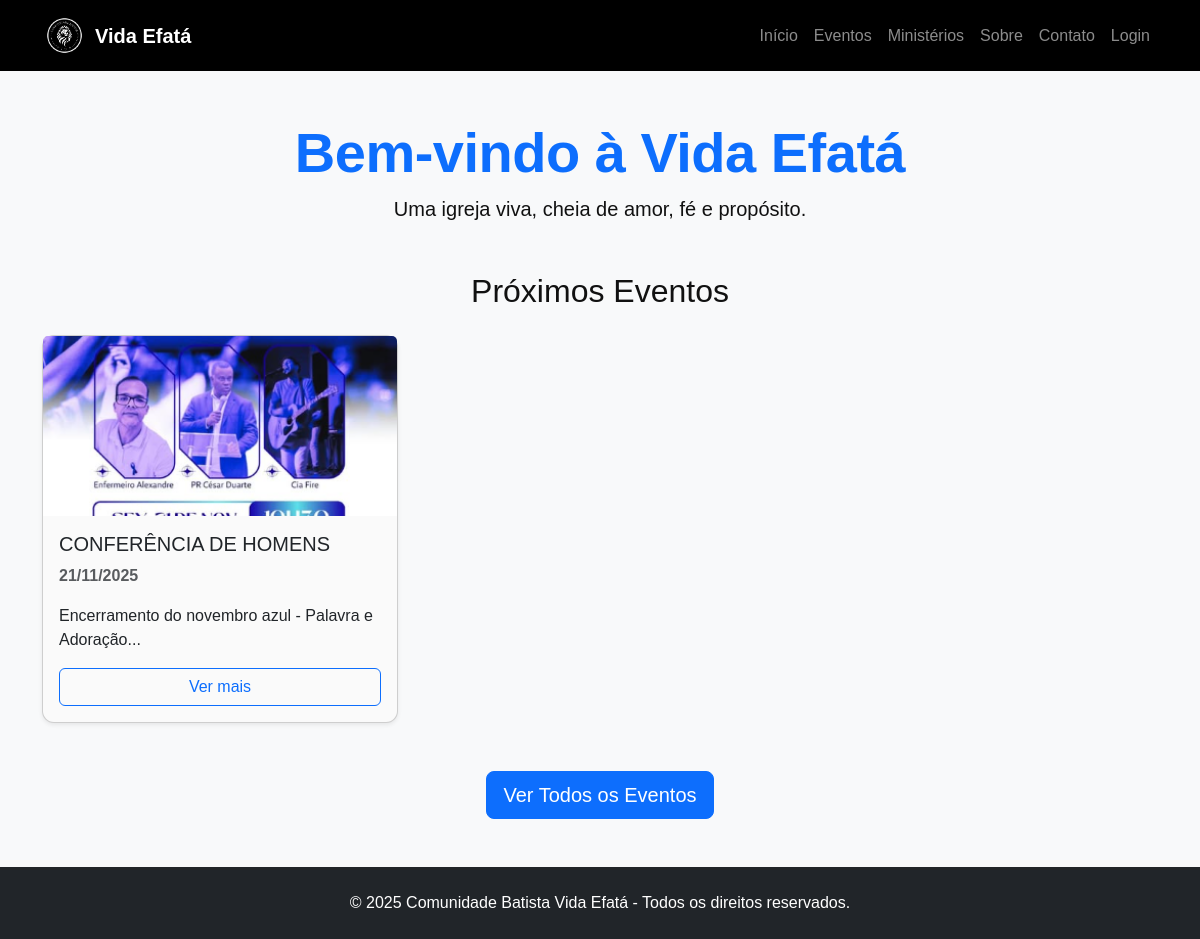
Before: / with the older database file.
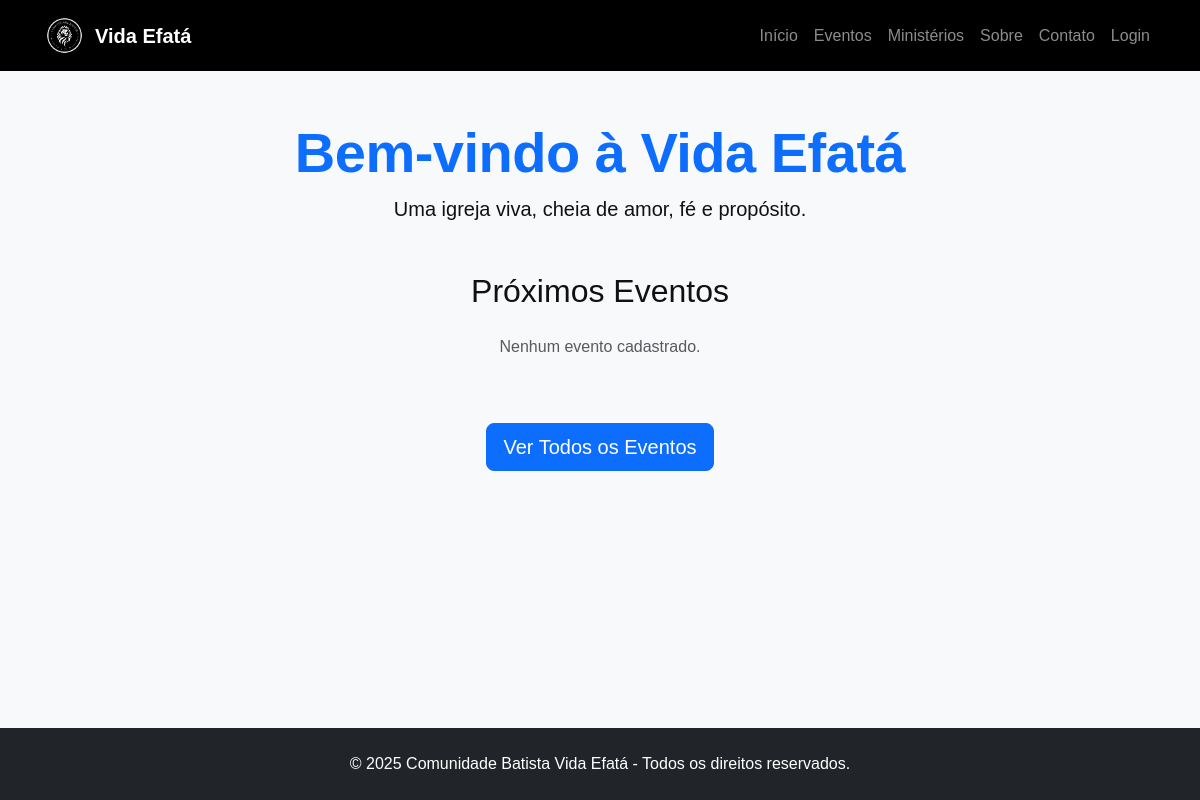
After: the same page with the newer database file.
### app.py (models this page shows)
class Evento(db.Model):
    __tablename__ = 'evento'
    id = db.Column(db.Integer, primary_key=True)
    titulo = db.Column(db.String(100), nullable=False)
    descricao = db.Column(db.Text, nullable=False)
    data = db.Column(db.Date, nullable=False)
    imagem = db.Column(db.String(200))

### app.py (the view)
@app.route('/')
def index():
    eventos = Evento.query.order_by(Evento.data.asc()).limit(3).all()
    return render_template('public/public_index.html', eventos=eventos)

### app.py (called while the page is built)
@app.context_processor
def inject_year():
    return {'current_year': datetime.now().year}

### templates/public/public_index.html (shortened to what this page needs)
{% extends "base.html" %}
{% block content %}
<div class="container py-5">
    <div class="text-center mb-5">
        <h1 class="display-4 fw-bold text-primary">Bem-vindo à Vida Efatá</h1>
        <p class="lead">Uma igreja viva, cheia de amor, fé e propósito.</p>
    </div>
    <h2 class="text-center mb-4">Próximos Eventos</h2>
    <div class="row g-4">
        {% if eventos %}
            {% for e in eventos %}
            <div class="col-md-4">
                <div class="card h-100 shadow-sm">
                    {% if e.imagem %}
                        <img src="{{ url_for('uploaded_file', filename=e.imagem) }}" class="card-img-top" alt="{{ e.titulo }}" style="height: 180px; object-fit: cover;">
                    {% else %}
                        <img src="https://via.placeholder.com/300x180?text=Evento" class="card-img-top">
                    {% endif %}
                    <div class="card-body d-flex flex-column">
                        <h5 class="card-title">{{ e.titulo }}</h5>
                        <p class="card-text text-muted"><strong>{{ e.data.strftime('%d/%m/%Y') }}</strong></p>
                        <p class="card-text flex-grow-1">{{ e.descricao[:100] }}...</p>
                        <a href="{{ url_for('eventos') }}" class="btn btn-outline-primary mt-auto">Ver mais</a>
                    </div>
                </div>
            </div>
            {% endfor %}
        {% else %}
            <div class="col-12 text-center">
                <p class="text-muted">Nenhum evento cadastrado.</p>
            </div>
        {% endif %}
    </div>
    <div class="text-center mt-5">
        <a href="{{ url_for('eventos') }}" class="btn btn-primary btn-lg">Ver Todos os Eventos</a>
    </div>
</div>
{% endblock %}

Changed rows visible on the page:
removed Evento: imagem (picture), titulo "CONFERÊNCIA DE HOMENS", data "21/11/2025", descricao "Encerramento do novembro azul - Palavra e Adoração"
Other visible differences:
text now shown: "Nenhum evento cadastrado."
